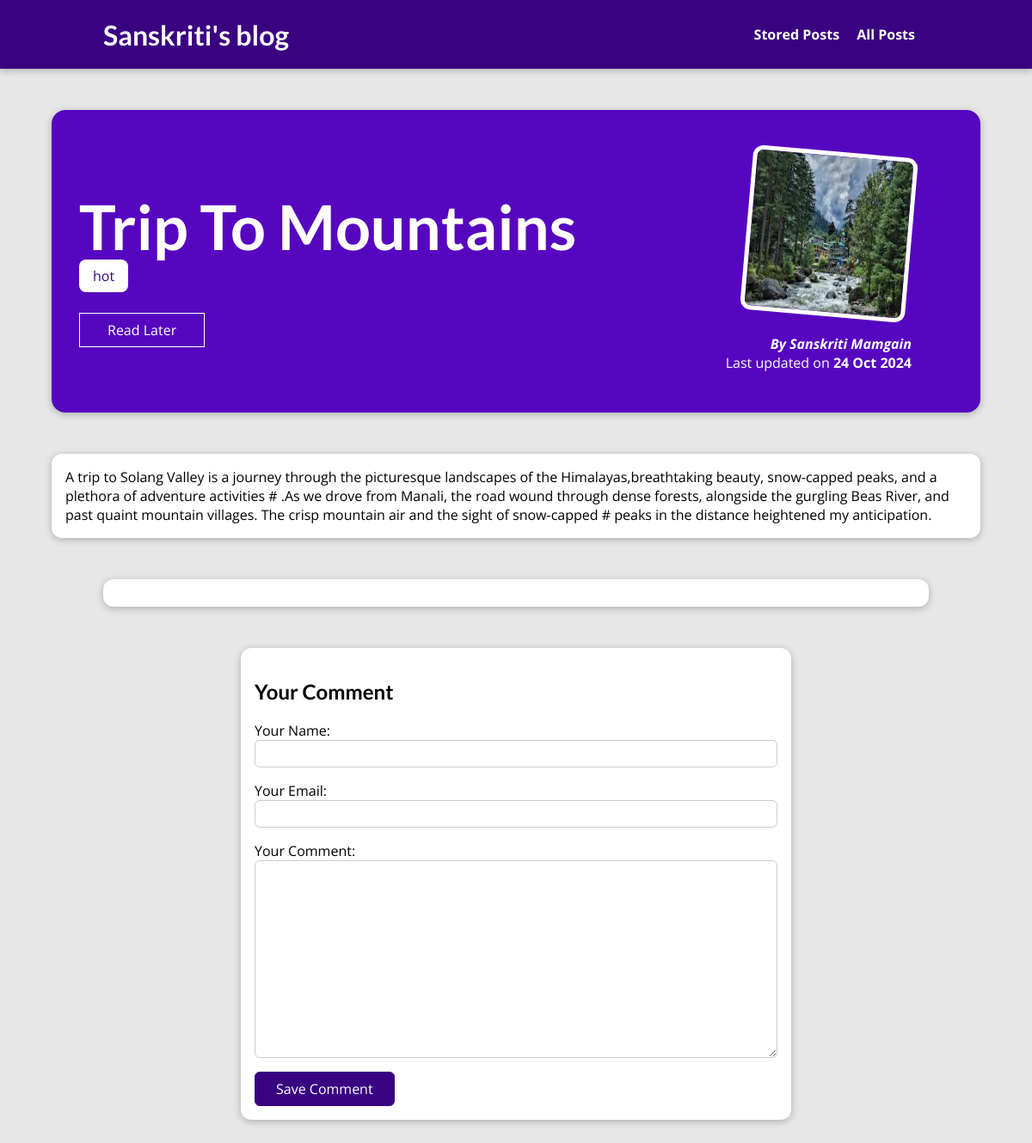
/posts/trip-to-mountains, run on the app's committed database.
### blog/models.py (models this page shows, shortened)
class Post(models.Model):
    title=models.CharField(max_length=150)
    excerpt=models.CharField(max_length=200)
    image=models.ImageField(upload_to="posts",null=True)
    date=models.DateField(auto_now=True)
    slug=models.SlugField(unique=True,db_index=True)
    content=models.TextField(validators=[MinLengthValidator(10)])
    author=models.ForeignKey(Author,on_delete=models.SET_NULL,null=True,related_name="posts")
    tags=models.ManyToManyField(Tag)

class Tag(models.Model):
    caption=models.CharField(max_length=20)

class Author(models.Model):
    first_name=models.CharField(max_length=100)
    last_name=models.CharField(max_length=100)
    email_address=models.EmailField()
    def full_name(self):
        return f"{self.first_name} {self.last_name}"
    def __str__(self):
        return self.full_name()

### blog/views.py (the view, shortened to what this page needs)
# urls.py: path("posts/<slug:slug>",views.PostDetail.as_view(),name="post-detail-page"),
class PostDetail(View):
    def get(self,request,slug):
        post=Post.objects.get(slug=slug)
        stored_posts=request.session.get("stored_posts")
        if stored_posts is not None:
            is_saved_for_later=post.id in stored_posts
        else:
            is_saved_for_later=False
        context={"post":post,
                 "post_tags":post.tags.all(),
                 "comment_form":CommentForm(),
                 "comments":post.comments.all().order_by("-id"),
                 "saved_for_later":is_saved_for_later}
        return render(request,"blog/post-detail.html",context)

### blog/forms.py
class CommentForm(forms.ModelForm):
    class Meta:
        model=Comment
        exclude=["post"]
        labels={
            "user_name":"Your Name",
            "user_email":"Your Email",
            "text":"Your Comment"
        }

### blog/templates/blog/post-detail.html (shortened to what this page needs)
{% extends "base.html" %}
{% load static %}
{% block css_files %}
<link rel="stylesheet" href="{% static "blog/post-detail.css" %}"/>
{% endblock %}
{% block content %}
<section id="summary">
    <h2>{{ post.title }}</h2>
    <div>
        {% for tag in post_tags %}
            <span class="tag"> {{ tag.caption }}</span>
            {% endfor %}
    </div>
    <div id="read-later">
        <form action="{% url "read-later" %}" method="POST">
        <button>
            {% if saved_for_later %}
Remove from 'Read Later '
            {% else %}
            Read Later
            {% endif %}
        </button>
        </form>
    </div>
    <article>
        <img src="{{ post.image.url }}" alt="{{ post.title}}"/>
        <address>By <a href="mailto:{{post.author.email_address}}"> {{ post.author}}</a></address>
        <div>
            Last updated on <time>{{post.date|date:"d M Y" }}</time>
        </div>
    </article>
</section>
<main>
        {{post.content}}
    </main>
    <section id="comments">
    </section>
    <section id="comment-form">
        <h2> Your Comment</h2>
<form action="{% url "post-detail-page" post.slug %}" method="POST">
            {% for form_field in comment_form %}
            <div class="form-control {% if form_field.errors %}invalid{% endif %}>
               {{ form_field.label_tag}}
               {{ form_field }}
            </div>
            {% endfor %}
            <button>Save Comment</button>
        </form>
    </section>
{% endblock %}

### static/app.css (style rules this page uses)
* { box-sizing: border-box; }
html { font-family: 'Open Sans', 'Lato', sans-serif; }
body { margin: 0; }
h1, h2, h3 { font-family: 'Lato', sans-serif; font-weight: bold; }

### blog/static/blog/post-detail.css (style rules this page uses)
body { background-color: #e7e7e7; }
#summary { margin: 8rem auto 3rem auto; padding: 2rem; width: 90%; max-width: 90rem; border-radius: 16px; background-color: #5706c0; position: relative; box-shadow: 0 2px 8px rgba(0, 0, 0, 0.25); height: 22rem; }
#summary h2 { color: white; font-size: 4.5rem; margin-bottom: 0.25rem; }
#summary article { position: absolute; top: 2rem; right: 3rem; padding: 1rem 2rem; border-radius: 12px; text-align: right; color: white; }
#summary article img { width: 12rem; height: 12rem; border-radius: 12px; transform: rotateZ(5deg); border: 5px solid white; margin-bottom: 1rem; }
#summary address { font-weight: bold; }
#summary a { color: white; text-decoration: none; }
#summary time { font-weight: bold; }
#read-later { margin: 2rem 0; }
#read-later button { background-color: transparent; border: 1px solid white; padding: 0.5rem 2rem; font: inherit; color: white; cursor: pointer; }
main { width: 90%; max-width: 90rem; margin: 3rem auto; background-color: white; padding: 1rem; border-radius: 12px; box-shadow: 0 2px 8px rgba(0, 0, 0, 0.25); }
.tag { background-color: white; color: #390281; padding: 0.5rem 1rem; border-radius: 8px; }
#comment-form { margin: 3rem auto; width: 90%; max-width: 40rem; border-radius: 12px; background-color: white; box-shadow: 0 2px 8px rgba(0, 0, 0, 0.25); padding: 1rem; }
#comment-form button { font: inherit; background-color: #390281; color: white; border: 1px solid #390281; padding: 0.5rem 1.5rem; border-radius: 6px; cursor: pointer; }
.form-control { margin-bottom: 1rem; }
.form-control input, .form-control textarea { display: block; width: 100%; font: inherit; padding: 0.25rem; border-radius: 6px; border: 1px solid #ccc; }
#comments { margin: 3rem auto; width: 90%; max-width: 60rem; border-radius: 12px; background-color: white; box-shadow: 0 2px 8px rgba(0, 0, 0, 0.25); padding: 1rem 2rem; }

### data on the page
Post: title "Trip To Mountains", image (picture), author "Sanskriti Mamgain", date "24 Oct 2024", content "A trip to Solang Valley is a journey through the picturesque landscapes of the Himalayas,breathtaking beauty, snow-capped peaks, and a plethora of adventure activities # .As we drove from Manali, the road wound through dense forests, alongside the gurgling Beas River, and past quaint mountain villages. The crisp mountain air and the sight of snow-capped # peaks in the distance heightened my anticipation."
Tag: caption "hot"
